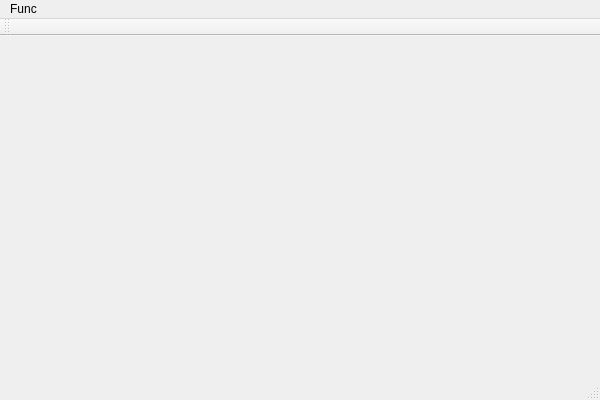
<?xml version="1.0" encoding="UTF-8"?>
<ui version="4.0">
 <class>testExpressionDlg</class>
 <widget class="QMainWindow" name="testExpressionDlg">
  <property name="geometry">
   <rect>
    <x>0</x>
    <y>0</y>
    <width>600</width>
    <height>400</height>
   </rect>
  </property>
  <property name="windowTitle">
   <string>testExpressionDlg</string>
  </property>
  <widget class="QWidget" name="centralWidget"/>
  <widget class="QMenuBar" name="menuBar">
   <property name="geometry">
    <rect>
     <x>0</x>
     <y>0</y>
     <width>600</width>
     <height>23</height>
    </rect>
   </property>
   <widget class="QMenu" name="menuFunc">
    <property name="title">
     <string>Func</string>
    </property>
    <addaction name="actionOpen"/>
   </widget>
   <addaction name="menuFunc"/>
  </widget>
  <widget class="QToolBar" name="mainToolBar">
   <attribute name="toolBarArea">
    <enum>TopToolBarArea</enum>
   </attribute>
   <attribute name="toolBarBreak">
    <bool>false</bool>
   </attribute>
  </widget>
  <widget class="QStatusBar" name="statusBar"/>
  <action name="actionOpen">
   <property name="text">
    <string>Open</string>
   </property>
  </action>
 </widget>
 <layoutdefault spacing="6" margin="11"/>
 <resources>
  <include location="testexpressiondlg.qrc"/>
 </resources>
 <connections>
  <connection>
   <sender>actionOpen</sender>
   <signal>triggered()</signal>
   <receiver>testExpressionDlg</receiver>
   <slot>onOpen()</slot>
   <hints>
    <hint type="sourcelabel">
     <x>-1</x>
     <y>-1</y>
    </hint>
    <hint type="destinationlabel">
     <x>299</x>
     <y>199</y>
    </hint>
   </hints>
  </connection>
 </connections>
 <slots>
  <slot>onOpen()</slot>
 </slots>
</ui>
